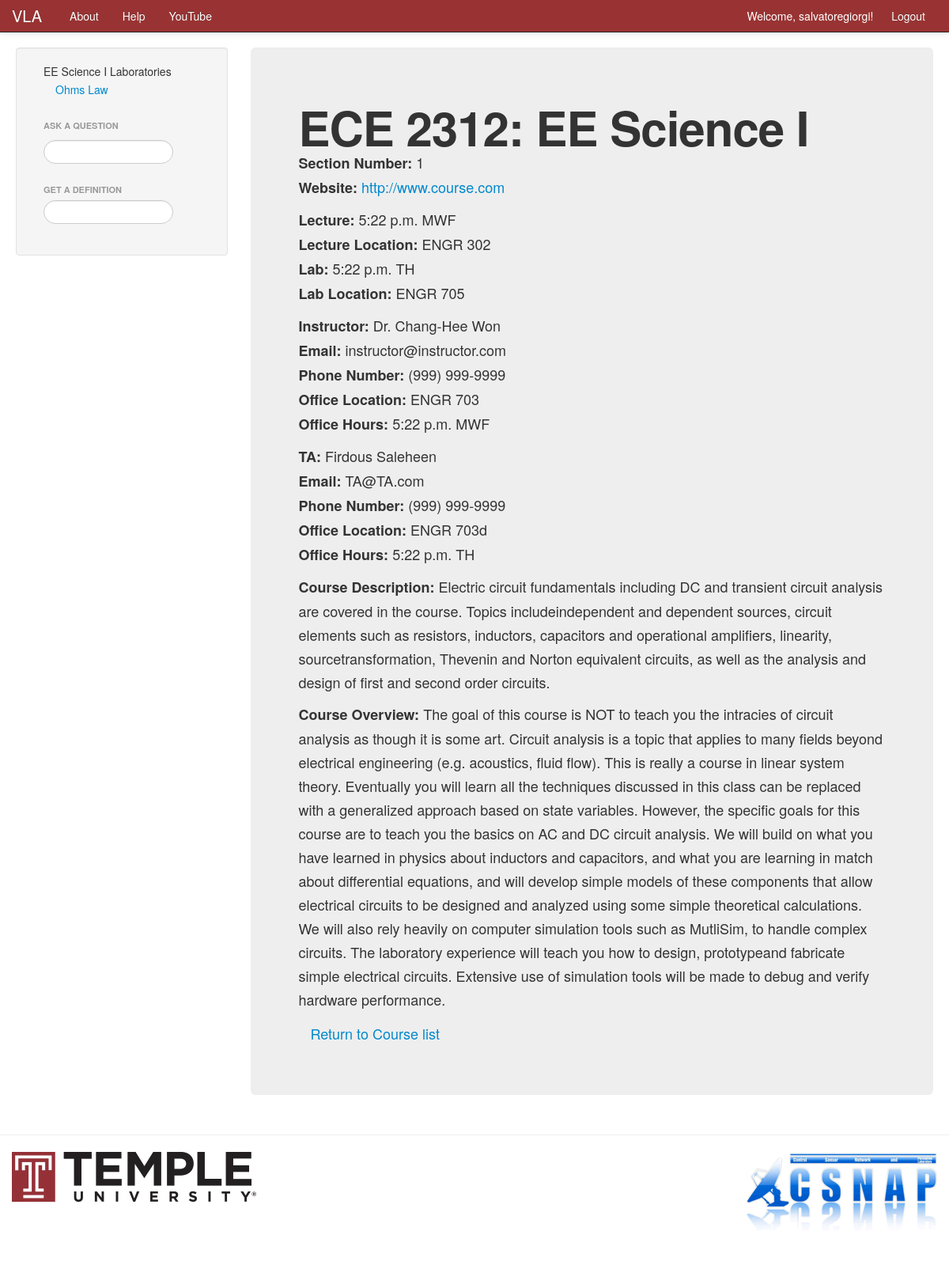
/VLA/course/EE_Science_I/ (signed in), run on an earlier commit of the app's database.
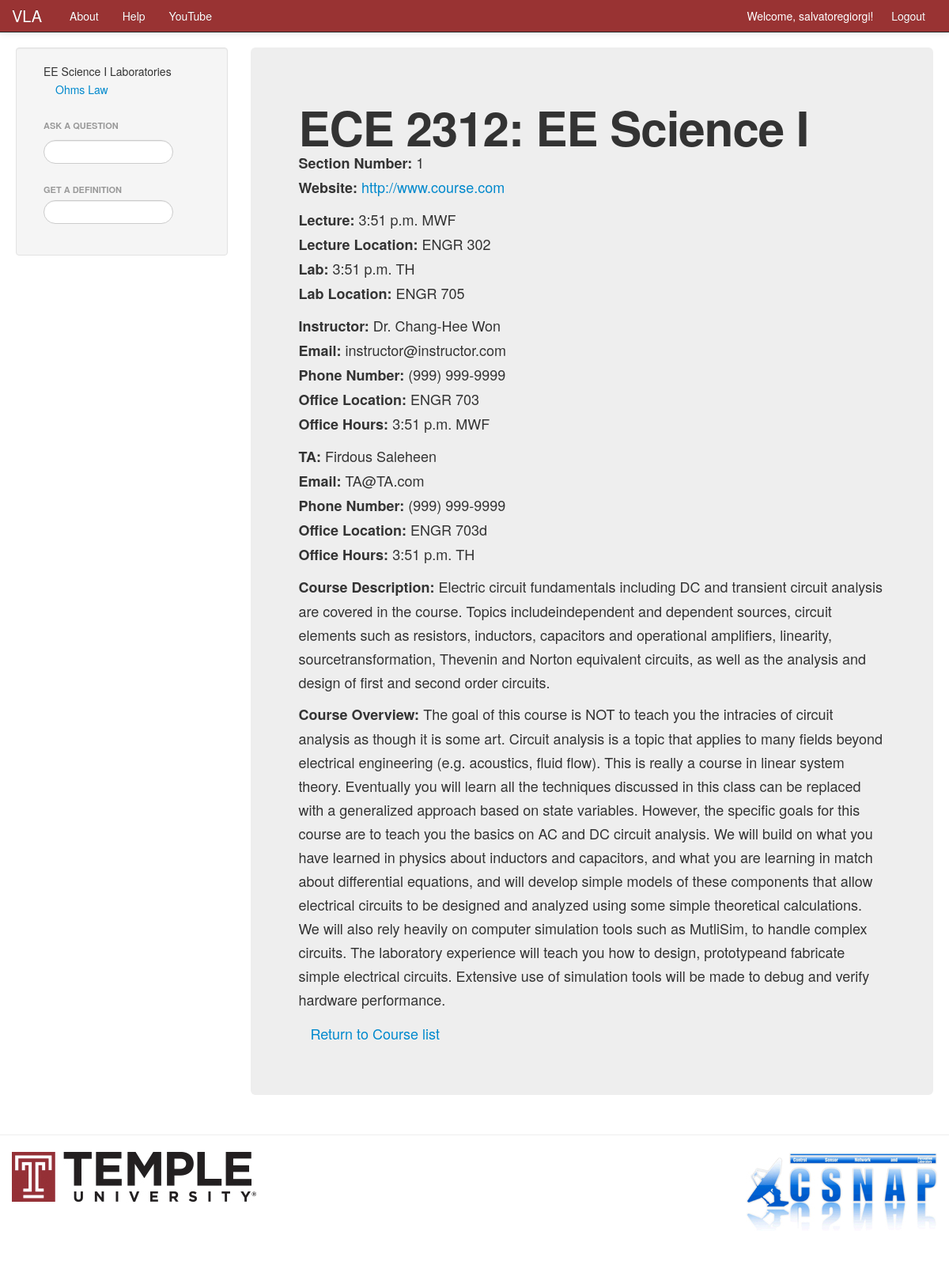
And on a later commit of the database.
### VLA/models.py (models this page shows, shortened)
class Course(models.Model):
    name = models.CharField(max_length=128, unique=True)
    crn = models.IntegerField(default=0, blank=True)
    subj = models.CharField(max_length=10)
    course_number = models.IntegerField(default=0)
    section_number = models.IntegerField(default=0, blank=True)
    start_date = models.DateField('Course Start Date', blank=True, null=True)
    end_date = models.DateField('Course End Date', blank=True, null=True)
    lecture_time = models.TimeField('Lecture Time', blank=True, null=True)
    lecture_days = models.CharField(max_length=50, blank=True)
    lecture_location = models.CharField(max_length=50, blank=True)
    lab_time = models.TimeField('Lab Time', blank=True, null=True)
    lab_days = models.CharField(max_length=50, blank=True)
    lab_location = models.CharField(max_length=50, blank=True)
    course_description = models.TextField(max_length=500, blank=True)
    course_overview = models.TextField(max_length=500, blank=True)
    website = models.URLField(blank=True)
    instructor_name = models.CharField(max_length=50, blank=True)
    instructor_email = models.EmailField(blank=True)
    instructor_office_hours = models.TimeField(blank=True, null=True)
    instructor_office_days = models.CharField(max_length=50, blank=True)
    instructor_office_location = models.CharField(max_length=50, blank=True)
    instructor_phone = models.CharField(max_length=50, blank=True)
    TA_name = models.CharField(max_length=50, blank=True)
    TA_email = models.EmailField(blank=True)
    TA_office_hours = models.TimeField(blank=True, null=True)
    TA_office_days = models.CharField(max_length=50, blank=True)
    TA_office_location = models.CharField(max_length=50, blank=True)
    TA_phone = models.CharField(max_length=128, blank=True)
    views = models.IntegerField(default=0)
    likes = models.IntegerField(default=0)

class Laboratory(models.Model):
    course = models.ForeignKey(Course)
    name = models.CharField(max_length=128)
    start_date = models.DateTimeField('Date Assigned', blank=True, null=True)
    due_date = models.DateTimeField('Date Due', blank=True, null=True)
    is_completed = models.BooleanField(default=False)
    lab_number = models.IntegerField(default=0)
    views = models.IntegerField(default=0)

### VLA/views.py (the view)
# urls.py: url(r'^course/(?P<course_name_url>\w+)/$', views.course, name='course'),
def course(request, course_name_url):
    course_name = course_name_url.replace('_', ' ')
    context_dict = {'course_name': course_name, 'course_name_url': course_name_url}
    context_dict['def_searched'] = False
    context_dict['def_list'] = Node.objects.all()
    try:
        course = Course.objects.get(name=course_name)
        context_dict['course'] = course
    except Course.DoesNotExist:
        pass
    try:
        labs = Laboratory.objects.filter(course=course).order_by('lab_number')
        for lab in labs:
            lab.url = lab.name.replace(' ', '_')
        context_dict['labs'] = labs
    except Laboratory.DoesNotExist:
        pass
    if not request.user.is_authenticated():
        return render(request, 'VLA/login.html')
    else:
        return render(request, 'VLA/course.html', context_dict)

### VLA/templates/VLA/course.html (shortened to what this page needs)
{% extends 'VLA/base.html' %}
{% block sidetitle %}{{ course_name }} Laboratories{% endblock %}
{% block sidebar %}
    {% include 'VLA/lab_list.html' with labs=labs course=course%}
{% endblock %}
{% block body_block %}
<div class="hero-unit">
    <h1>{{ course.subj }} {{ course.course_number }}: {{ course_name }}</h1>
    {% if course.section_number %}
    <p><b>Section Number:</b> {{ course.section_number }}
    {% endif %}
    {% if course.website %}
    <br><b>Website:</b> <a href="{{ course.website }}" target="new">{{ course.website }}</a>
    {% endif %}
    {% if course.lecture_time %}
    <p><b>Lecture:</b> {{ course.lecture_time }} {% if course.lecture_days %} {{ course.lecture_days }} {% endif %}
    {% endif %}
    {% if course.lecture_location %}
    <br><b>Lecture Location:</b> {{ course.lecture_location }}
    {% endif %}
    {% if course.lecture_time %}
    <br><b>Lab:</b> {{ course.lab_time }} {% if course.lab_days %} {{ course.lab_days }} {% endif %}
    {% endif %}
    {% if course.lab_location %}
    <br><b>Lab Location:</b> {{ course.lab_location }}
    {% endif %}
    {% if course.instructor_name %}
    <p><b>Instructor:</b> {{ course.instructor_name }}
    {% endif %}
    {% if course.instructor_email %}
    <br><b>Email:</b> {{ course.instructor_email }}
    {% endif %}
    {% if course.instructor_phone %}
    <br><b>Phone Number:</b> {{ course.instructor_phone }}
    {% endif %}
    {% if course.instructor_office_location %}
    <br><b>Office Location:</b> {{ course.instructor_office_location }}
    {% endif %}
    {% if course.instructor_office_hours %}
    <br><b>Office Hours:</b> {{ course.instructor_office_hours }} {% if course.instructor_office_hours %} {{ course.instructor_office_days }} {% endif %}
    {% endif %}
    {% if course.TA_name %}
    <p><b>TA:</b> {{ course.TA_name }}
    {% endif %}
    {% if course.TA_email %}
    <br><b>Email:</b> {{ course.TA_email }}
    {% endif %}
    {% if course.TA_phone %}
    <br><b>Phone Number:</b> {{ course.TA_phone }}
    {% endif %}
    {% if course.TA_office_location %}
    <br><b>Office Location:</b> {{ course.TA_office_location }}
    {% endif %}
    {% if course.TA_office_hours %}
    <br><b>Office Hours:</b> {{ course.TA_office_hours }} {% if course.TA_office_hours %} {{ course.TA_office_days }} {% endif %}
    {% endif %}
    {% if course.course_description %}
    <p><b>Course Description:</b> {{ course.course_description }}
    {% endif %}
    {% if course.course_overview %}
    <p><b>Course Overview:</b> {{ course.course_overview }}
    {% endif %}
    <ul class="nav nav-list">
        <li><a href="/VLA/">Return to Course list</a></li>
    </ul>
</div>
{% endblock %}

### VLA/templates/VLA/base.html (shortened to what this page needs)
<!DOCTYPE html>
{% load static %}
<html>
<head>
    <link href="{% static 'css/bootstrap-fluid-adj.css' %}" rel="stylesheet">
    <link href="{% static 'css/bootstrap.min.css' %}" rel="stylesheet" media="screen">
    <link href="{% static 'css/bootstrap-responsive.css' %}" rel="stylesheet">
</head>
    <body>
        <div class="navbar navbar-inverse navbar-fixed-top">
            <div class="navbar-inner">
                <div class="container">
                    <a class="brand" href="/VLA/">VLA</a>
                    <div class="nav-collapse collapse">
                        <ul class="nav pull-right">
                            {% if user.is_authenticated %}
                             <li class="navbar-text">Welcome, {{ user.username }}! &nbsp;</li>
                             <li><a href="/VLA/logout/">Logout</a></li>
                            {% else %}
                             <li><a href="/VLA/register/">Register</a></li>
                             <li><a href="/VLA/login/">Login</a></li>
                            {% endif %}
                        </ul>
                        <ul class="nav">
                            <li><a href="/VLA/about/">About</a></li>
                            <li><a href="/VLA/help/">Help</a></li>
                            <li><a href="https://www.youtube.com/channel/UCNU5MvpuVNIAe2NvCiweCNw/" target="new">YouTube</a></li>
                        </ul>
                    </div>
                </div>
            </div>
         </div>
        <div class="container-fluid">
            <div class="row-fluid">
                <div class="span3">
                    <div class="well sidebar-nav">
                        <div id="cours">
                            {% if user.is_authenticated %}
                                <ul class="nav nav-list"><li>{% block sidetitle %}Course List{% endblock %}</li>
                                    {% block sidebar %}{% endblock %}
                                </ul>
                                <ul class="nav nav-list">&nbsp;</ul>
                                <ul class="nav nav-list">
                                    <li class="nav-header">Ask a Question</li>
                                    <form>
                                        <li><input  class="search-query span10" type="text" name="question_suggestion" value="" id="question_suggestion" /></li>
                                    </form>
                                </ul>
                                <ul class="nav nav-list">
                                    <li class="nav-header">Get a Definition</li>
                                    <form>
                                    <li><input  class="search-query span10" type="text" name="definition_suggestion" value="" id="definition_suggestion" /></li>
                                    </form>
                                </ul>
                            {% endif %}
                        </div>
                    </div>
                </div>
                <div class="span9">
                    {% block body_block %}
                    {% endblock %}
                </div>
            </div>
        </div>
        <hr>
        <footer>
            <div class="container">
                <a href="http://www.temple.edu" target="new"><img src="{% static 'VLA/images/temple_logo.jpg' %}"></a>
                <ul class="nav pull-right">
                            <a href="http://www.temple.edu/csnap/" target="new"><img src="{% static 'VLA/images/csnap_logo.jpg' %}"></a>
                        </ul>
            </div>
        </footer>
    </body>
</html>

### VLA/templates/VLA/lab_list.html
<ul class="nav nav-list">
    {% if labs %}
        {% for lab in labs %}
            <li><a href="{% url 'lab' course_name_url lab.url %}">{{ lab.name }}</a></li>
        {% endfor %}
    {% else %}
        <li>No laboratories at present.</li>
   {% endif %}
</ul>

What changed in the data, as far as the page shows it:
changed Course "ECE": lecture_time "5:22 p.m." → "3:51 p.m."; lab_time "5:22 p.m." → "3:51 p.m."; instructor_office_hours "5:22 p.m." → "3:51 p.m."; TA_office_hours "5:22 p.m." → "3:51 p.m."
